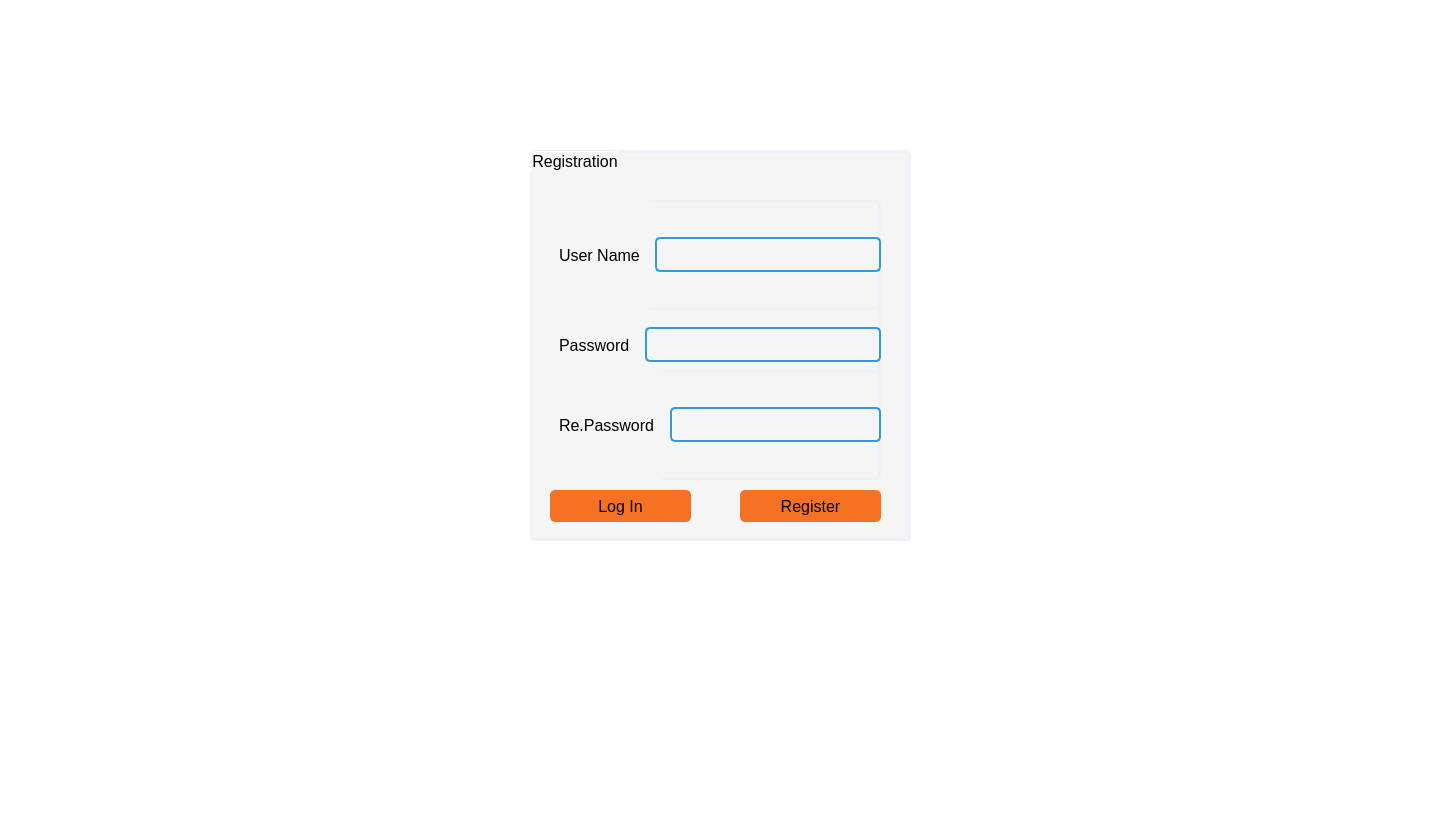
<?xml version="1.0" encoding="UTF-8"?>
<ui version="4.0">
 <class>Register</class>
 <widget class="QDialog" name="Register">
  <property name="geometry">
   <rect>
    <x>0</x>
    <y>0</y>
    <width>1456</width>
    <height>824</height>
   </rect>
  </property>
  <property name="windowTitle">
   <string>Dialog</string>
  </property>
  <property name="styleSheet">
   <string notr="true">background-color:white;</string>
  </property>
  <widget class="QGroupBox" name="groupBox">
   <property name="geometry">
    <rect>
     <x>530</x>
     <y>150</y>
     <width>381</width>
     <height>391</height>
    </rect>
   </property>
   <property name="styleSheet">
    <string notr="true">
position: absolute;
top: 50%;
left: 50%;
transform: translate(-50%, -50%);
font-size: 16px;
color: black;     
border: 3px solid rgb(240, 240, 249);   
background-color:#F5F5F5; 
border-radius: 5px;       
padding: 5px;   

</string>
   </property>
   <property name="title">
    <string>Registration</string>
   </property>
   <widget class="QWidget" name="layoutWidget_2">
    <property name="geometry">
     <rect>
      <x>20</x>
      <y>140</y>
      <width>331</width>
      <height>110</height>
     </rect>
    </property>
    <layout class="QHBoxLayout" name="horizontalLayout_2">
     <item>
      <widget class="QLabel" name="password_1">
       <property name="styleSheet">
        <string notr="true">border:none;
font-size: 16px;</string>
       </property>
       <property name="text">
        <string>Password</string>
       </property>
      </widget>
     </item>
     <item>
      <widget class="QLineEdit" name="password">
       <property name="styleSheet">
        <string notr="true">border: 2px solid #3498db; /* Border thickness and color */
border-radius: 5px;       /* Optional: rounded corners */
padding: 5px;             /* Optional: padding inside the QLineEdit */
</string>
       </property>
       <property name="inputMethodHints">
        <set>Qt::ImhHiddenText</set>
       </property>
      </widget>
     </item>
    </layout>
   </widget>
   <widget class="QPushButton" name="pushButton_login">
    <property name="geometry">
     <rect>
      <x>20</x>
      <y>340</y>
      <width>141</width>
      <height>32</height>
     </rect>
    </property>
    <property name="styleSheet">
     <string notr="true">background-color: #f57224; 
color: black;            
border: none;              
border-radius: 5px;       
padding: 5px;   </string>
    </property>
    <property name="text">
     <string>Log In</string>
    </property>
   </widget>
   <widget class="QPushButton" name="pushButton">
    <property name="geometry">
     <rect>
      <x>210</x>
      <y>340</y>
      <width>141</width>
      <height>32</height>
     </rect>
    </property>
    <property name="styleSheet">
     <string notr="true">background-color: #f57224; 
color: black;            
border: none;              
border-radius: 5px;       
padding: 5px;   </string>
    </property>
    <property name="text">
     <string>Register</string>
    </property>
   </widget>
   <widget class="QWidget" name="layoutWidget">
    <property name="geometry">
     <rect>
      <x>20</x>
      <y>50</y>
      <width>331</width>
      <height>110</height>
     </rect>
    </property>
    <layout class="QHBoxLayout" name="horizontalLayout">
     <item>
      <widget class="QLabel" name="username_1">
       <property name="styleSheet">
        <string notr="true">border:none;
font-size: 16px;




</string>
       </property>
       <property name="text">
        <string>User Name</string>
       </property>
      </widget>
     </item>
     <item>
      <widget class="QLineEdit" name="username">
       <property name="styleSheet">
        <string notr="true">border: 2px solid #3498db; 
border-radius: 5px;      
padding: 5px;            
</string>
       </property>
      </widget>
     </item>
    </layout>
   </widget>
   <widget class="QWidget" name="layoutWidget_3">
    <property name="geometry">
     <rect>
      <x>20</x>
      <y>220</y>
      <width>331</width>
      <height>110</height>
     </rect>
    </property>
    <layout class="QHBoxLayout" name="horizontalLayout_3">
     <item>
      <widget class="QLabel" name="password_2">
       <property name="styleSheet">
        <string notr="true">border:none;
font-size: 16px;</string>
       </property>
       <property name="text">
        <string>Re.Password</string>
       </property>
      </widget>
     </item>
     <item>
      <widget class="QLineEdit" name="password_3">
       <property name="styleSheet">
        <string notr="true">border: 2px solid #3498db; /* Border thickness and color */
border-radius: 5px;       /* Optional: rounded corners */
padding: 5px;             /* Optional: padding inside the QLineEdit */
</string>
       </property>
       <property name="inputMethodHints">
        <set>Qt::ImhHiddenText</set>
       </property>
      </widget>
     </item>
    </layout>
   </widget>
  </widget>
 </widget>
 <resources/>
 <connections/>
</ui>
